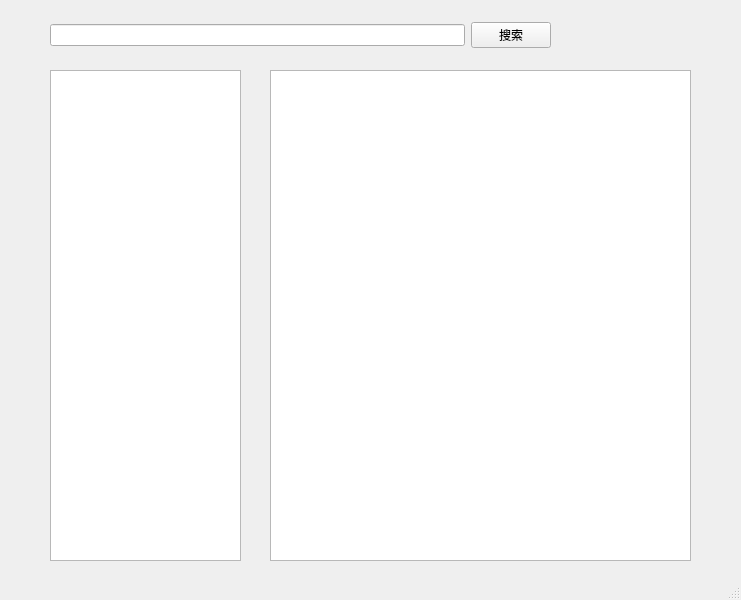
<?xml version="1.0" encoding="UTF-8"?>
<ui version="4.0">
 <class>MainWindow</class>
 <widget class="QMainWindow" name="MainWindow">
  <property name="geometry">
   <rect>
    <x>0</x>
    <y>0</y>
    <width>741</width>
    <height>600</height>
   </rect>
  </property>
  <property name="windowTitle">
   <string>MainWindow</string>
  </property>
  <widget class="QWidget" name="centralwidget">
   <widget class="QWidget" name="horizontalLayoutWidget">
    <property name="geometry">
     <rect>
      <x>50</x>
      <y>20</y>
      <width>501</width>
      <height>31</height>
     </rect>
    </property>
    <layout class="QHBoxLayout" name="horizontalLayout">
     <item>
      <widget class="QLineEdit" name="lineEdit"/>
     </item>
     <item>
      <widget class="QPushButton" name="pushButton">
       <property name="text">
        <string>搜索</string>
       </property>
      </widget>
     </item>
    </layout>
   </widget>
   <widget class="QListWidget" name="listWidget">
    <property name="geometry">
     <rect>
      <x>50</x>
      <y>70</y>
      <width>191</width>
      <height>491</height>
     </rect>
    </property>
   </widget>
   <widget class="QTextEdit" name="textEdit">
    <property name="geometry">
     <rect>
      <x>270</x>
      <y>70</y>
      <width>421</width>
      <height>491</height>
     </rect>
    </property>
   </widget>
   <zorder>horizontalLayoutWidget</zorder>
   <zorder>lineEdit</zorder>
   <zorder>listWidget</zorder>
   <zorder>textEdit</zorder>
  </widget>
  <widget class="QStatusBar" name="statusbar"/>
 </widget>
 <resources/>
 <connections/>
</ui>
